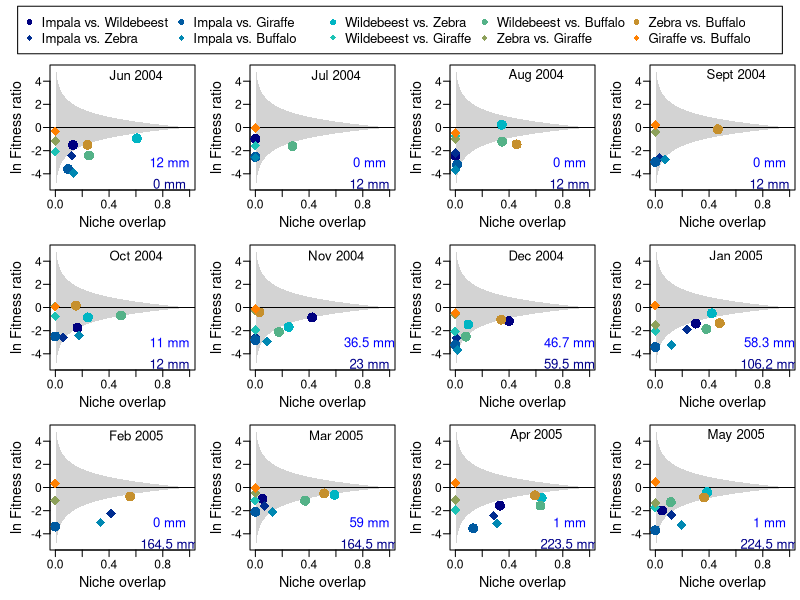
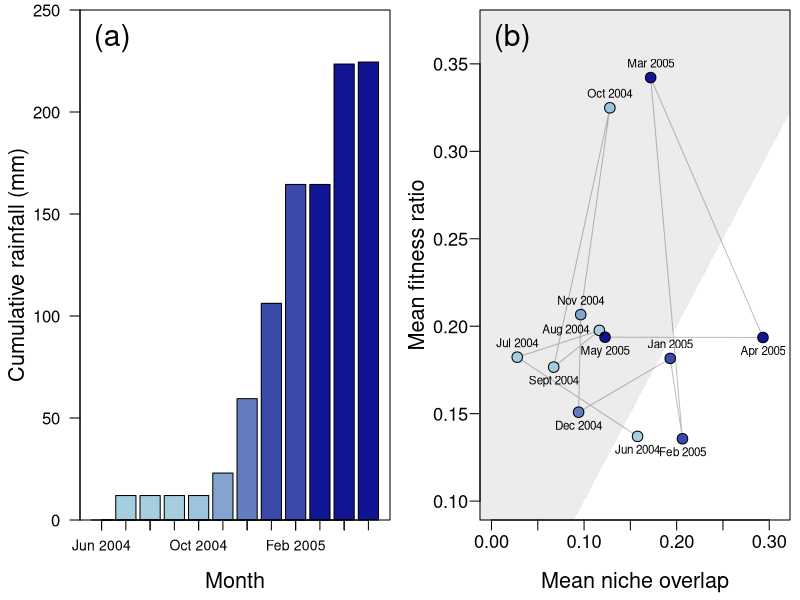

R code for these plots, in order:
#################################################
#						#
# 		Figures 2 & 3			#
#						#
#################################################

# Import the isotop data from the included dataset (Isotope.data.txt)
KNP <-  read.table("Isotope_data.txt",header=TRUE, sep="\t", na.strings="NA", dec=".", strip.white=TRUE)

# This is a vector of ID codes, which includes 12 months of data
# Naming convention = Northern Basalts (NB) + year + calendar month
sites <- c("Kruger_NB_2004_6",
	"Kruger_NB_2004_7",
	"Kruger_NB_2004_8",
	"Kruger_NB_2004_9",
	"Kruger_NB_2004_10",
	"Kruger_NB_2004_11",
	"Kruger_NB_2004_12",
	"Kruger_NB_2005_1",
	"Kruger_NB_2005_2",
	"Kruger_NB_2005_3",
	"Kruger_NB_2005_4",
	"Kruger_NB_2005_5")

# The labels that will be added to the plots for each site ID
labs <- c("Jun 2004","Jul 2004","Aug 2004","Sept 2004",
	"Oct 2004","Nov 2004","Dec 2004", "Jan 2005", "Feb 2005", "Mar 2005",
	"Apr 2005", "May 2005")

# The colour palette to be used for pairs of species
cols <- colorRampPalette(c(rgb(0,0,0.5,0.25),rgb(0,0.8,0.8,0.25),rgb(1,0.5,0,0.25)),interpolate="linear")(10)

# Names of species pairs. We use the common names, but scientific names are included in dataset
pairs <- c("Impala vs. Wildebeest",
	"Impala vs. Zebra",
	"Impala vs. Giraffe",
	"Impala vs. Buffalo",
	"Wildebeest vs. Zebra",
	"Wildebeest vs. Giraffe",
	"Wildebeest vs. Buffalo",
	"Zebra vs. Giraffe",
	"Zebra vs. Buffalo",
	"Giraffe vs. Buffalo")

# These are the polt symbols (cicle and diamonds) for alternating pairs of species
pch.val <- rep(c(16,18),5)

# This is the monthly rainfall in each month
rainfall <- c(12,0,0,0,11,36.5,46.7,58.3,0,59,1,1)
# Cumulative rainfall in preceding months (starts with 0)
cumRain <- c(0,cumsum(rainfall))


#################################################
#						#
# 		Figure 2			#
#						#
#################################################

png(filename="Fig2.png",width=24,height=20,units="cm",res=300)

#Set panel outline. The top panel is used for the legend
m <- (matrix(c(1,1,1,1,2,3,4,5,6,7,8,9,10,11,12,13), nrow = 4, ncol = 4, byrow = TRUE))

# Set heights for plot panles
layout(mat = m,heights = c(0.1,0.3,0.3,0.3))

# Set plot margins for first panel (legend)
par(mai=c(0,0,0.0,0.0))

# Make a blank plot and add a legend
plot(0,0,type="n",xlab="", ylab="", axes=F)
legend("center",pch=pch.val,cex=1.2,col=cols,pairs,ncol=5)

# Run a loop for the monthly biplots
# Set plot margins
par(mai=c(0.5,0.5,0.05,0.05))
for (k in 1:12) {
	# Obtain the subset of data for the specific month
	KNPsub <- KNP[which(KNP$community==sites[k]),]
 	# Identify the pair of species
 	pair <- paste(KNPsub$i," vs. ",KNPsub$j)

 	# Diatary data for I, J,and overlap (I intersect J)
	I <- KNPsub$SEAi_mean
	J <- KNPsub$SEAj_mean
	Ol <- KNPsub$Olap

	# Body masses of species i and j
	BMi <- KNPsub$BM_i
	BMj <- KNPsub$BM_j

	# Maximum growth rates for species i and j, from Cole's equation
	Ri <- KNPsub$Rmax_i
	Rj <- KNPsub$Rmax_j

	# Minimum resource requirements for species i and j
	Fi <- 0.05*BMi^0.77
	Fj <- 0.05*BMj^0.77

	# Rate of grrwoth rate increaase with additional resources (v), equation 9
	vi <- (Ri - log(exp(Ri)-1))/Fi 
	vj <- (Rj - log(exp(Rj)-1))/Fj

	# Sensitivity to resource depletion (S), equation 10
	Si <- vi/(exp(vi*Fi)-1)
	Sj <- vj/(exp(vj*Fj)-1)


	# Calcluate stabilisation (equation 7) and equalisation (equation 6)
	Stabilisation <- sqrt((Ol^2)/(I*J))
	Fitness <- log((Sj/Si)*sqrt(J/I))

	# Set the colour of the points
	colID <- KNPsub$parCol

	# Make a biplot of stabilisation and equalisation
	plot (0,0,type="n",xlab="Niche overlap",las=1, mgp=c(2.0,0.6,0),
		ylab="ln Fitness ratio",ylim=c(-5,5),xlim=c(0,1), cex.axis=1.1, cex.lab= 1.3)   

	# Add the grey polygon for the coexistence zone.
	p <- seq(0,1,l=1000); ll <- log(p); ul <- log(1/p)
	polygon(c(p,rev(p)),c(ul,rev(ll)), border=F,col="lightgrey")
	abline(h=0)

	# Add the pairs of species as points 
	points(Stabilisation,Fitness, pch=pch.val[colID], cex=2,col=cols[colID])

	# Add a lable for the panel to show the month and year
	text(0.6,4.5,paste(labs[k]),cex=1.2)

	# Add the rainfall in the month an the cumulative rainfall in preceding months
	text(0.85,-4,pos=3, paste(rainfall[k], "mm"), col="blue",cex=1.2)
	text(0.85,-4,pos=1, paste(cumRain[k], "mm"), col="darkblue",cex=1.2)


# This code simply adds the stabilisation and fitness differences in a new R-object
# It is used to plot Figure 3, but we creat it in the same loop used for figure 2
	if (k ==1) {
		FIT <- exp(Fitness)
		STAB <- Stabilisation
	} else {
		FIT <- cbind(FIT,exp(Fitness))
		STAB <- cbind(STAB,Stabilisation)
	}

}

dev.off()

################################################
################################################

#################################################
#						#
# 		Figure 3			#
#						#
#################################################

#Set up plot, panels and margins
png(filename="Fig3.png",width=28,height=14,units="cm",res=300)
par(mfrow=c(1,2))
par(mai=c(0.8,0.8,0.1,0.1))

# Creat a colour ramp for increasing cumulative rainfall
colss <- (colorRampPalette(c("lightblue","darkblue"),interpolate="linear")(250))

# Make a barplot for cumulative rainfall
mp <- barplot(cumRain[1:12],axes=F,ylim=c(0,250),col=colss[ceiling(cumRain[1:13])],
	 ylab="Cumulative rainfall (mm)" , xlab="Month",cex.axis=1, cex.lab= 1.3,mgp=c(2.6,0.6,0))

# Only label every second month, so that the axis is legible
axis(1,at=mp,labels=rep("",12))
axis(1,at=mp[c(1,3,5,7,9,11)],labels=labs[c(1,3,5,7,9,11)], cex.axis=0.84, padj=-.5)
axis(2,seq(0,250,by=50),seq(0,250,by=50),cex=1.1,las=1)

# Annotate the panel and add a bounding box
mtext("(a)",cex=1.8, side = 3, adj = 0.05, line = -2)
box()

##############################################

# Plot the average stabilisation and equalisation components from the loop used for Figure 2
# This is a line plot to link months in sequential order
plot(apply(STAB,2,mean),apply(FIT,2,function(x){exp(mean(log(x)))}), 
	ylab="Mean fitness ratio",xlab="Mean niche overlap",
	las=1,col="grey", type="l",ylim=c(0.1,0.37), xlim=c(0,0.31),
	, cex.axis=1.1, cex.lab= 1.3,mgp=c(2.6,0.6,0))

# Add the polygon for the coexistence zone
polygon(c(-0.1,1,-0.1),c(1,1,-0.1),col=rgb(0,0,0,0.075), border=F)

# Add the points for each month. I add them twice, once for the colour scale, and once for the boundary
points(apply(STAB,2,mean),apply(FIT,2,function(x){exp(mean(log(x)))}), 
	pch=16,col=colss[ceiling(cumRain[1:13])],cex=1.4)
points(apply(STAB,2,mean),apply(FIT,2,function(x){exp(mean(log(x)))}), 
	pch=1,cex=1.4)

# Annotate the points with labels
text(apply(STAB,2,mean),apply(FIT,2,function(x){exp(mean(log(x)))}), 
	pos=c(1,3,2,1,3,3,1,3,1,3,1,1),labs,cex=0.7)

# Label the plot
mtext("(b)",cex=1.8, side = 3, adj = 0.05, line = -2)
dev.off()
